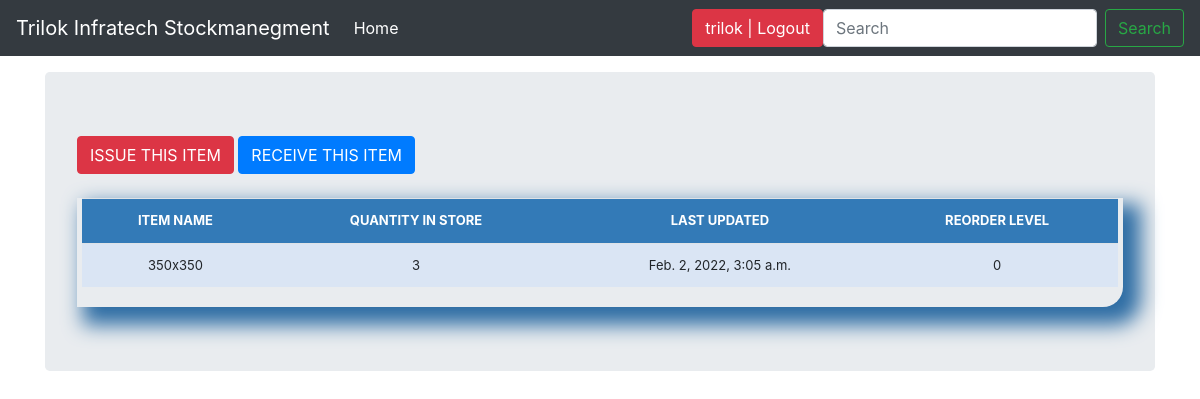
The page /stock_detail/1/ (signed in) on the database its author committed.
### stockmgmt/models.py (models this page shows, shortened)
class Stock(models.Model):
	category = models.CharField(max_length=50, blank=True, null=True, choices=category_choice)
	item_name = models.CharField(max_length=50, blank=True, null=True)
	quantity = models.IntegerField(default='0', blank=True, null=True)
	receive_quantity = models.IntegerField(default='0', blank=True, null=True)
	receive_by = models.CharField(max_length=50, blank=True, null=True)
	issue_quantity = models.IntegerField(default='0', blank=True, null=True)
	issue_by = models.CharField(max_length=50, blank=True, null=True)
	issue_to = models.CharField(max_length=50, blank=True, null=True)
	phone_number = models.CharField(max_length=50, blank=True, null=True)
	created_by = models.CharField(max_length=50, blank=True, null=True)
	reorder_level = models.IntegerField(default='0', blank=True, null=True)
	last_updated = models.DateTimeField(auto_now_add=False, auto_now=True)
	timestamp = models.DateTimeField(auto_now_add=True, auto_now=False)
	export_to_CSV = models.BooleanField(default=False)

### stockmgmt/views.py (the view)
# urls.py: path('stock_detail/<str:pk>/', views.stock_detail, name="stock_detail"),
@login_required
def stock_detail(request, pk):
	queryset = Stock.objects.get(id=pk)
	context = {
		"queryset": queryset,
	}
	return render(request, "stock_detail.html", context)

### stockmgmt/templates/stock_detail.html (shortened to what this page needs)
{% load static %}
{% load crispy_forms_tags %}
<!DOCTYPE html>
<html lang="en">
<head>
    <link rel="stylesheet" href="https://cdn.jsdelivr.net/npm/bootstrap@4.5.3/dist/css/bootstrap.min.css">
    <link href="{% static 'css/stylesheet.css' %}" rel="stylesheet">
    <link href="navbar-top-fixed.css" rel="stylesheet">
</head>
<body>
    {% include 'navbar.html' %}
    <main role="main" class="container">
        <div class="jumbotron">
            <a href="{% url 'issue_items' queryset.id %}"><div class='btn btn-danger'>ISSUE THIS ITEM</div></a>
            <a href="{% url 'receive_items' queryset.id %}"><div class='btn btn-primary'>RECEIVE THIS ITEM</div></a>
                    <br><br>
                    <div class="display_table">
                      <table class='table'>
                              <tr>
                                <th>ITEM NAME</th>
                                <th>QUANTITY IN STORE</th>
                                <th>LAST UPDATED</th>
                                <th>REORDER LEVEL</th>
                              </tr>
                              <tr>
                                <td>{{queryset.item_name}}</td>
                                <td>{{queryset.quantity}}</td>
                                <td>{{queryset.last_updated}}</td>
                                <td>{{queryset.reorder_level}}</td>
                              </tr>
                      </table>
                    </div>
        </div>
    </main>
</body>
</html>

### stockmgmt/templates/navbar.html (shortened to what this page needs)
<nav class="navbar navbar-expand-md navbar-dark fixed-top bg-dark">
    <a class="navbar-brand" href="/">Trilok Infratech Stockmanegment</a>
    <div class="collapse navbar-collapse" id="navbarCollapse">
        <ul class="navbar-nav mr-auto">
            {% if request.user.is_authenticated %}
            <li class="nav-item active">
                <a class="nav-link" href="/">Home <span class="sr-only">(current)</span></a>
            </li>
            {% endif %}
        </ul>
        <ul class="navbar-nav">
            {% if request.user.is_authenticated %}
            <li><a href="/accounts/logout"><button class="btn btn-danger">{{ user }} | Logout</button></a></li>
            {% else %}
            <li><a href="/accounts/login"><button class="btn btn-danger">Login</button></a></li>
            {% endif %}
        </ul>
        {% if request.user.is_authenticated %}
        <form method='get' action="/search/" class="form-inline mt-2 mt-md-0">
            <input class="form-control mr-sm-2" type="text" placeholder="Search" aria-label="Search"  name="search" id="search">
            <button class="btn btn-outline-success my-2 my-sm-0" type="submit">Search</button>
        </form>
        {% endif %}
    </div>
</nav>

### stockmgmt/static/css/stylesheet.css (style rules this page uses)
.table { font-size: 13px; text-align: center; width: 99%; margin: auto; text-align: center; }
.table tr:nth-child(odd) { background: #B8CAE4 }
.table tr:nth-child(even) { background: #dae5f4 }
th { background-color: #337ab7; color: white; }
.display_table { border-bottom-right-radius: 20px; padding-left: 0px; padding-right: 0px; padding-bottom: 20px; box-shadow: 12px 12px 20px 6px #2e6da4; }

### stockmgmt/static/css/navbar-top-fixed.css (style rules this page uses)
body { min-height: 75rem; padding-top: 4.5rem; }

### rows shown on the page
Stock: item_name "350x350", quantity "3", last_updated "Feb. 2, 2022, 3:05 a.m.", reorder_level "0"

### other values the page prints
{{ user }} "trilok"
